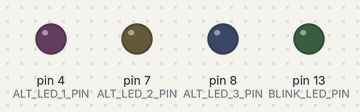
Simulated run of this sketch. Board: Arduino Uno, built with avr-gcc and run on an emulated ATmega328P. On the bench: output pins drawn as LEDs (lit = HIGH).

Above: at 0.12 s.
At 0.37 s:
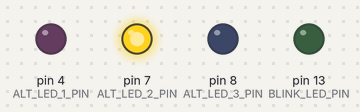
At 0.87 s:
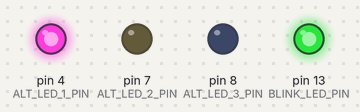
At 1.37 s:
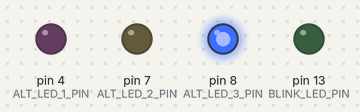
At 1.87 s:
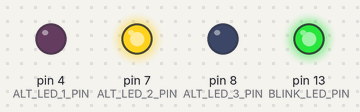
At 2.87 s:
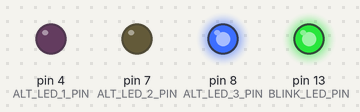
Timing chart, 0 to 3.2 s (numbered marks = the images above):
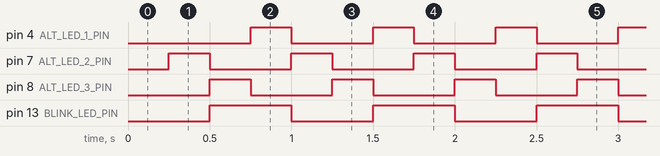

The sketch:

led-show-scheduler.ino
```cpp
#include "src/AlternateLedsTask.h"
#include "src/BlinkTask.h"
#include "src/Scheduler.h"

#define BLINK_LED_PIN 13
#define ALT_LED_1_PIN 4
#define ALT_LED_2_PIN 7
#define ALT_LED_3_PIN 8
#define SCHED_PERIOD 250
#define BLINK_PERIOD 500
#define ALT_PERIOD 250

Scheduler sched;

void setup() {
    sched.init(SCHED_PERIOD);

    Task *blinkTask = new BlinkTask(BLINK_LED_PIN);
    blinkTask->init(BLINK_PERIOD);
    sched.addTask(blinkTask);

    Task *alternateLedsTask = new AlternateLedsTask(ALT_LED_1_PIN, ALT_LED_2_PIN, ALT_LED_3_PIN);
    alternateLedsTask->init(ALT_PERIOD);
    sched.addTask(alternateLedsTask);
}

void loop() {
    sched.schedule();
}
```

AlternateLedsTask.cpp
```cpp
#include "AlternateLedsTask.h"

AlternateLedsTask::AlternateLedsTask(int pin0, int pin1, int pin3) {
    this->pin[0] = pin0;
    this->pin[1] = pin1;
    this->pin[2] = pin3;
}

void AlternateLedsTask::init(int period) {
    Task::init(period);
    for (int i = 0; i < N_LIGHTS; i++) {
        lights[i] = new Led(pin[i]);
    }
    state = 0;
}

void AlternateLedsTask::tick() {
    lights[state]->switchOff();
    state = (state + 1) % N_LIGHTS;
    lights[state]->switchOn();
}
```

AlternateLedsTask.h
```cpp
#include "Task.h"
#include "Led.h"

#define N_LIGHTS 3

class AlternateLedsTask : public Task
{
    int pin[N_LIGHTS];
    Light *lights[N_LIGHTS];
    int state;

public:
    AlternateLedsTask(int pin0, int pin1, int pin3);
    void init(int period);
    void tick();
};
```

BlinkTask.cpp
```cpp
#include "BlinkTask.h"

BlinkTask::BlinkTask(int pin) {
    this->pin = pin;
}

void BlinkTask::init(int period) {
    Task::init(period);
    led = new Led(pin);
    state = OFF;
}

void BlinkTask::tick() {
    switch (state) {
        case OFF:
            led->switchOn();
            state = ON;
            break;
        case ON:
            led->switchOff();
            state = OFF;
            break;
    }
}
```

BlinkTask.h
```cpp
#ifndef __BLINKTASK__
#define __BLINKTASK__

#include "Task.h"
#include "Led.h"

class BlinkTask : public Task
{

  int pin;
  Light *led;
  enum
  {
    ON,
    OFF
  } state;

public:
  BlinkTask(int pin);
  void init(int period);
  void tick();
};

#endif
```

Led.cpp
```cpp
#include "Led.h"
#include "Arduino.h"

Led::Led(int pin)
{
  this->pin = pin;
  pinMode(pin, OUTPUT);
}

void Led::switchOn()
{
  digitalWrite(pin, HIGH);
}

void Led::switchOff()
{
  digitalWrite(pin, LOW);
};
```

Led.h
```cpp
#ifndef __LED__
#define __LED__

#include "Light.h"

class Led: public Light {
public:
  Led(int pin);
  void switchOn();
  void switchOff();
private:
  int pin;
};

#endif
```

Light.h
```cpp
#ifndef __LIGHT__
#define __LIGHT__

class Light {
public:
  virtual void switchOn() = 0;
  virtual void switchOff() = 0;
};

#endif
```

Scheduler.cpp
```cpp
#include "Scheduler.h"

void Scheduler::init(int basePeriod) {
    this->basePeriod = basePeriod;
    timer.setupPeriod(basePeriod);
    nTasks = 0;
}

bool Scheduler::addTask(Task *task) {
    if (nTasks < MAX_TASKS - 1) {
        taskList[nTasks] = task;
        nTasks++;
        return true;
    } else {
        return false;
    }
}

void Scheduler::schedule() {
    timer.waitForNextTick();
    for (int i = 0; i < nTasks; i++) {
        if (taskList[i]->updateAndCheckTime(basePeriod)) {
            taskList[i]->tick();
        }
    }
}
```

Scheduler.h
```cpp
#ifndef __SCHEDULER__
#define __SCHEDULER__

#include "Task.h"
#include "Timer.h"

#define MAX_TASKS 10

class Scheduler {
    int basePeriod;
    int nTasks;
    Task *taskList[MAX_TASKS];
    Timer timer;

   public:
    void init(int basePeriod);
    virtual bool addTask(Task *task);
    virtual void schedule();
};

#endif
```

Task.h
```cpp
#ifndef __TASK__
#define __TASK__

#include <Arduino.h>

class Task
{
  int taskPeriod;
  int timeElapsed;

public:
  virtual void init(int period)
  {
    taskPeriod = period;
    timeElapsed = 0;
  }

  virtual void tick() = 0;

  bool updateAndCheckTime(int basePeriod)
  {
    timeElapsed += basePeriod;
    if (timeElapsed >= taskPeriod)
    {
      timeElapsed = 0;
      return true;
    }
    else
    {
      return false;
    }
  }
};

#endif
```

Timer.cpp
```cpp
#include "Timer.h"
#include "Arduino.h"
#include <TimerOne.h>

volatile bool timerFlag = false;

void timerHandler()
{
  timerFlag = true;
}

Timer::Timer()
{
  timerFlag = false;
  Timer1.detachInterrupt();
}

/* period in ms */
void Timer::setupPeriod(int period)
{
  Timer1.initialize(period * 1000L);
  Timer1.attachInterrupt(timerHandler);
}

void Timer::waitForNextTick()
{
  /* wait for timer signal */
  while (!timerFlag)
  {
  }
  timerFlag = false;
}
```

Timer.h
```cpp
#ifndef __TIMER__
#define __TIMER__

class Timer
{

public:
  Timer();
  void setupPeriod(int period);
  void waitForNextTick();
};

#endif
```

Measured:
- by itself, pin 4 (ALT_LED_1_PIN), pin 7 (ALT_LED_2_PIN), pin 8 (ALT_LED_3_PIN): alternates HIGH for 0.25 s and LOW for 0.50 s
- by itself, pin 13 (BLINK_LED_PIN): alternates HIGH for 0.50 s and LOW for 0.50 s
- by itself, everything shown: repeats every 3.0 s, in 12 steps
